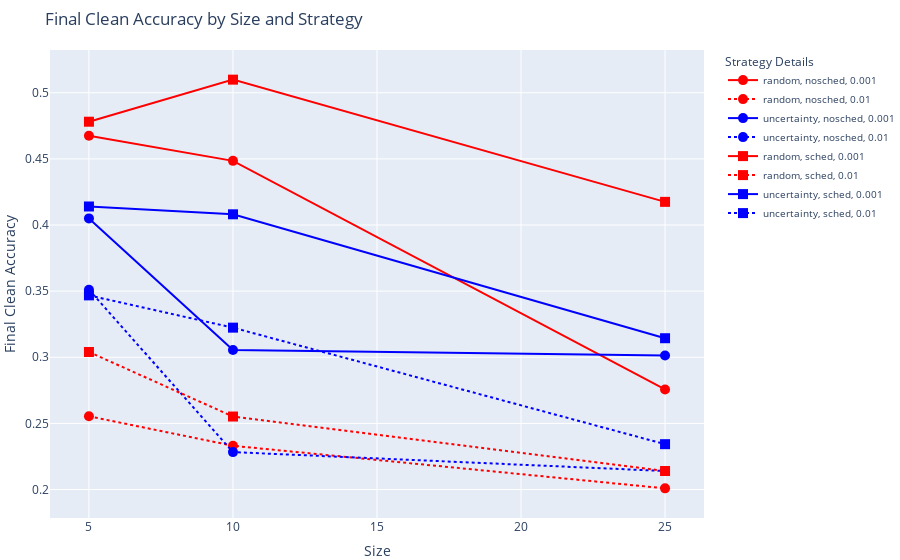

Source (notebook cell):
### Code cell
# Convert the learning rate column to string to match keys in the lr_styles dictionary
data['lr'] = data['lr'].astype(str)

# Update the strategy_colors dictionary to include all unique strategies from the data
strategy_colors = {'random': 'red', 'uncertainty': 'blue'}

# Define line styles for learning rates
lr_styles = {'0.001': 'solid', '0.01': 'dot'}

# Reinitialize the figure with increased marker size and improved legend
fig = go.Figure()

# Add traces for each combination of sched and active_strategy
for sched in data['sched'].unique():
    for active_strategy in data['active_strategy'].unique():
        subset = data[(data['sched'] == sched) & (data['active_strategy'] == active_strategy)]
        for lr in subset['lr'].unique():
            subsubset = subset[subset['lr'] == lr]
            fig.add_trace(go.Scatter(
                x=subsubset['size'],
                y=subsubset['final_PGD_accuracy_mean'],
                mode='lines+markers',
                name=f'{active_strategy}, {sched}, {lr}',
                line=dict(color=strategy_colors[active_strategy], dash=lr_styles[lr]),
                marker=dict(symbol='circle' if sched == 'nosched' else 'square', size=10)
            ))

# Update layout for better legend visibility
fig.update_layout(
    margin=dict(l=0, r=0, t=50, b=0),
    title='Final Clean Accuracy by Size and Strategy',
    xaxis_title='Size',
    yaxis_title='Final Clean Accuracy',
    legend_title='Strategy Details',
    legend=dict(
        orientation="v",
        yanchor="top",
        y=1,
        xanchor="right",
        x=1.3,
        title_font=dict(size=12),
        font=dict(size=10)
    )
)

### Figure 1 — Plotly figure (JSON) as saved in the notebook; plotly's stock layout.template omitted (floating-point values rounded to 4 significant figures)
{"data": [{"line": {"color": "red", "dash": "solid"}, "marker": {"size": 10, "symbol": "circle"}, "mode": "lines+markers", "name": "random, nosched, 0.001", "type": "scatter", "x": [5, 10, 25], "y": [0.4675, 0.4485, 0.2757]}, {"line": {"color": "red", "dash": "dot"}, "marker": {"size": 10, "symbol": "circle"}, "mode": "lines+markers", "name": "random, nosched, 0.01", "type": "scatter", "x": [5, 10, 25], "y": [0.2554, 0.2331, 0.2009]}, {"line": {"color": "blue", "dash": "solid"}, "marker": {"size": 10, "symbol": "circle"}, "mode": "lines+markers", "name": "uncertainty, nosched, 0.001", "type": "scatter", "x": [5, 10, 25], "y": [0.405, 0.3055, 0.3014]}, {"line": {"color": "blue", "dash": "dot"}, "marker": {"size": 10, "symbol": "circle"}, "mode": "lines+markers", "name": "uncertainty, nosched, 0.01", "type": "scatter", "x": [5, 10, 25], "y": [0.3511, 0.2283, 0.214]}, {"line": {"color": "red", "dash": "solid"}, "marker": {"size": 10, "symbol": "square"}, "mode": "lines+markers", "name": "random, sched, 0.001", "type": "scatter", "x": [5, 10, 25], "y": [0.4781, 0.5099, 0.4175]}, {"line": {"color": "red", "dash": "dot"}, "marker": {"size": 10, "symbol": "square"}, "mode": "lines+markers", "name": "random, sched, 0.01", "type": "scatter", "x": [5, 10, 25], "y": [0.304, 0.2552, 0.214]}, {"line": {"color": "blue", "dash": "solid"}, "marker": {"size": 10, "symbol": "square"}, "mode": "lines+markers", "name": "uncertainty, sched, 0.001", "type": "scatter", "x": [5, 10, 25], "y": [0.414, 0.4081, 0.3144]}, {"line": {"color": "blue", "dash": "dot"}, "marker": {"size": 10, "symbol": "square"}, "mode": "lines+markers", "name": "uncertainty, sched, 0.01", "type": "scatter", "x": [5, 10, 25], "y": [0.3468, 0.3224, 0.2343]}], "layout": {"legend": {"font": {"size": 10}, "orientation": "v", "title": {"font": {"size": 12}, "text": "Strategy Details"}, "x": 1.3, "xanchor": "right", "y": 1, "yanchor": "top"}, "margin": {"b": 0, "l": 0, "r": 0, "t": 50}, "title": {"text": "Final Clean Accuracy by Size and Strategy"}, "xaxis": {"title": {"text": "Size"}}, "yaxis": {"title": {"text": "Final Clean Accuracy"}}}}
